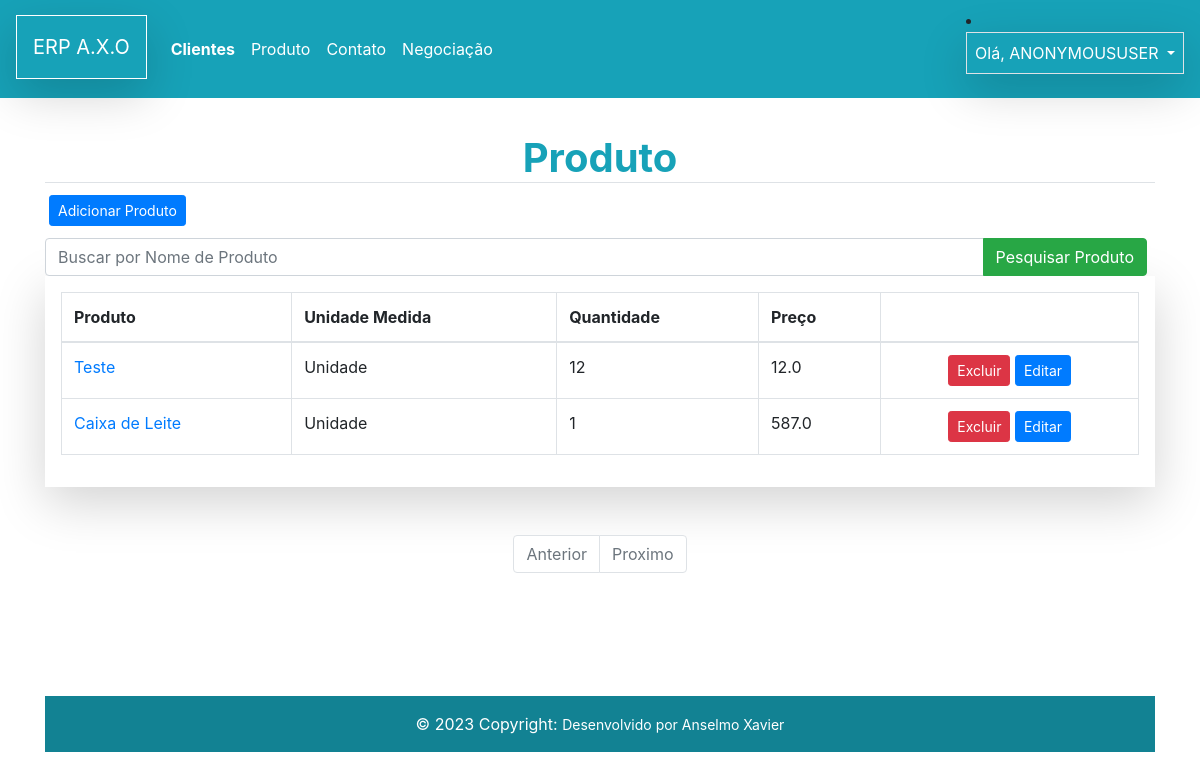
The page /logistics/lista_prod/ on the database as committed earlier.
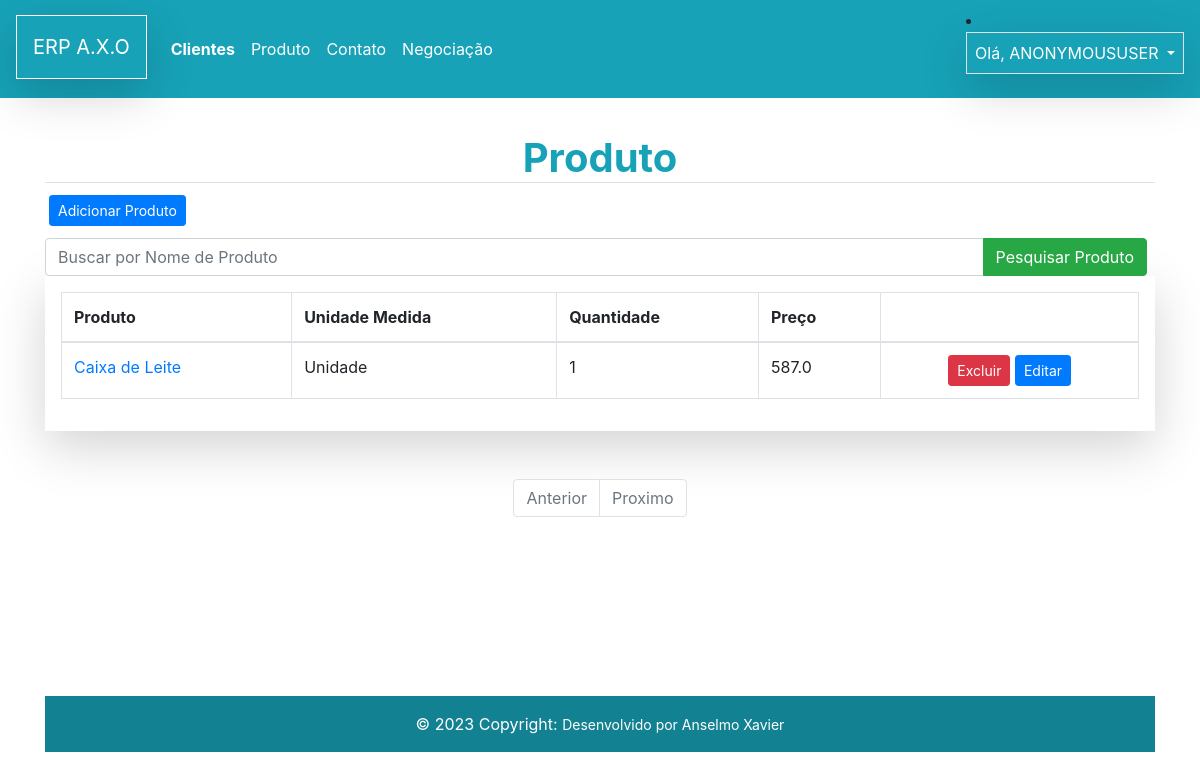
The same page on the database as committed later.
### logistics/models.py (models this page shows)
class Produto(models.Model):
    prod_descricao = models.CharField(max_length=100)
    codigo_barra = models.CharField(max_length=100)
    quantidade = models.IntegerField()
    preco = models.FloatField(default=0)
    img_produto = models.ImageField(upload_to= 'img_produto',blank=True, null=True)
    unidade = models.ForeignKey(UnidadeMedida, on_delete=models.CASCADE)
    def __str__(self):
        return self.prod_descricao

class UnidadeMedida(models.Model):
    descricao = models.CharField(max_length=50)
    def __str__(self):
        return self.descricao

### logistics/views.py (the view)
# urls.py: path('lista_prod/', views.ProdutoList.as_view(), name='lista_prod'),
class ProdutoList(ListView):
    login_url = reverse_lazy('login')
    template_name = 'lista_prod.html'
    model = Produto
    context_object_name = 'produtos'
    def get_queryset(self):
        queryset = super().get_queryset()
        termo_pesquisa = self.request.GET.get("pesquisa", None)
        if termo_pesquisa:
            queryset = queryset.filter(prod_descricao__icontains=termo_pesquisa)
        print(queryset)
        return queryset

### logistics/templates/lista_prod.html (shortened to what this page needs)
{% extends "model-page.html" %}
{% block content %}
  <h1 class='text-center text-info border-bottom'><strong>Produto</strong></h1>
  <div class="d-grid gap-3 p-1 d-md-flex justify-content-md-start ">
  <a href='{% url "produto" %}'>
  <button class="btn btn-primary btn-sm" type="button">Adicionar Produto</button>
  </a>
</div>
<form>
<div class="input-group mt-2">
  <input type="text" name='pesquisa_name' class="form-control" placeholder="Buscar por Nome de Produto">
  <div class="input-group-append mr-2">
    <button class="btn btn-success btn" type="submit">Pesquisar Produto</button>
  </div>
</div>
</form>
<div class="table-responsive shadow-lg p-3 mb-5  ">
<table class="table  table-hover table-bordered ">
  <thead>
    <tr>
      <th scope="col">Produto</th>
      <th scope="col">Unidade Medida</th>
      <th scope="col">Quantidade</th>
      <th scope="col">Preço</th>
      <th scope="col"></th>
    </tr>
  </thead>
  <tbody>
   {% for produto in produtos %}
    <tr class="bg-Secondary">
      <td><a href=''>{{ produto.prod_descricao }}</a></td>
      <td >{{ produto.unidade }}</td>
      <td>{{ produto.quantidade }}</td>
      <td >{{ produto.preco }}</td>
        <td class='text-center'>
          <button type="button" class="btn btn-sm btn-danger" data-toggle="modal" data-target="#modal{{ produto.id }}" >Excluir</button>
          <a href='{% url "produto_update" produto.id %}'>
            <button type="button" class="btn btn-sm btn-primary">Editar</button></a>
          </td>
    </tr>
    {% endfor %}
  </tbody>
</table>
</div>
{% include "paginacao.html" %}
{% endblock  %}

Rows that differ between the two databases and show on the page:
removed Produto: prod_descricao "Teste", unidade "Unidade", quantidade "12", preco "12.0"
